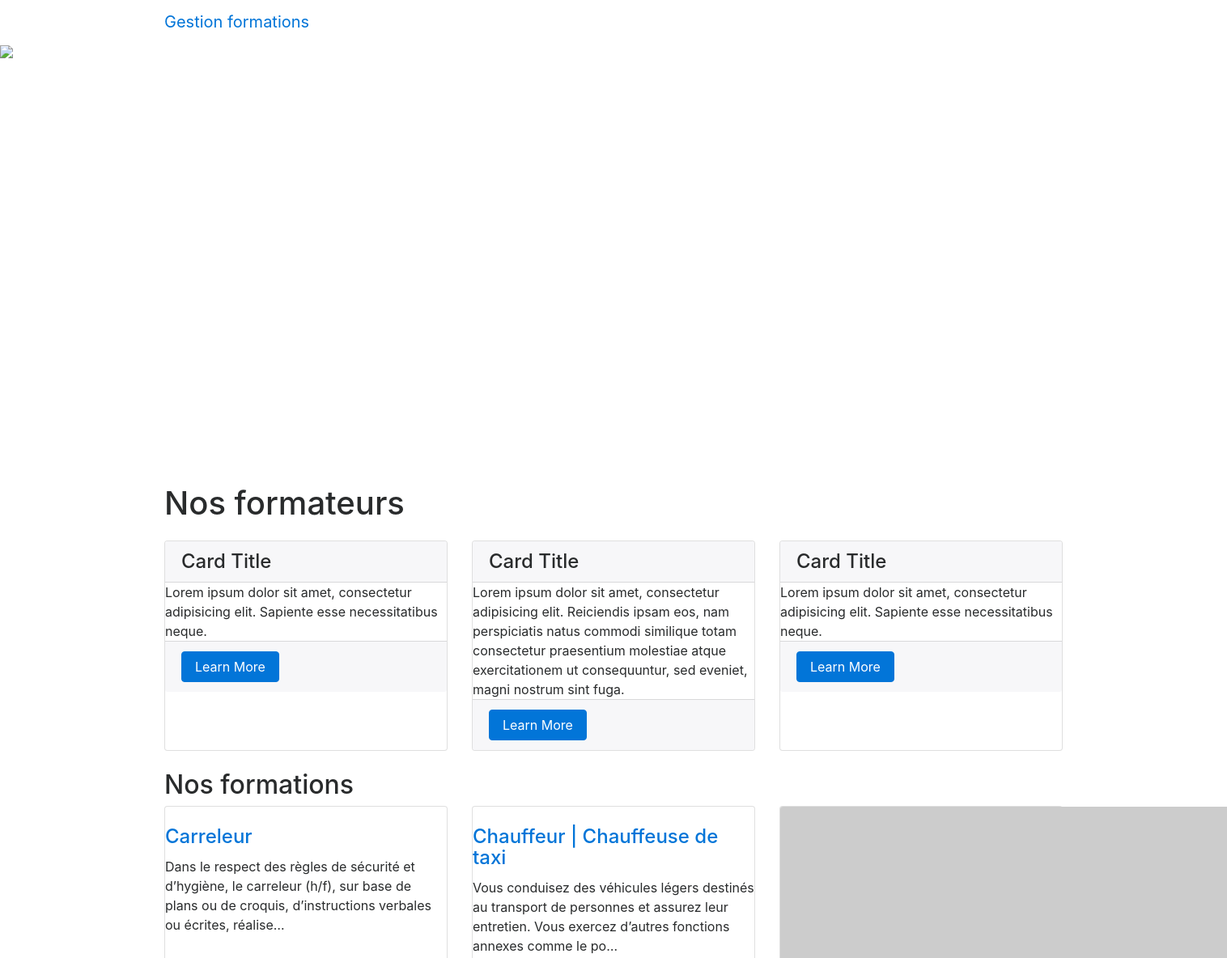
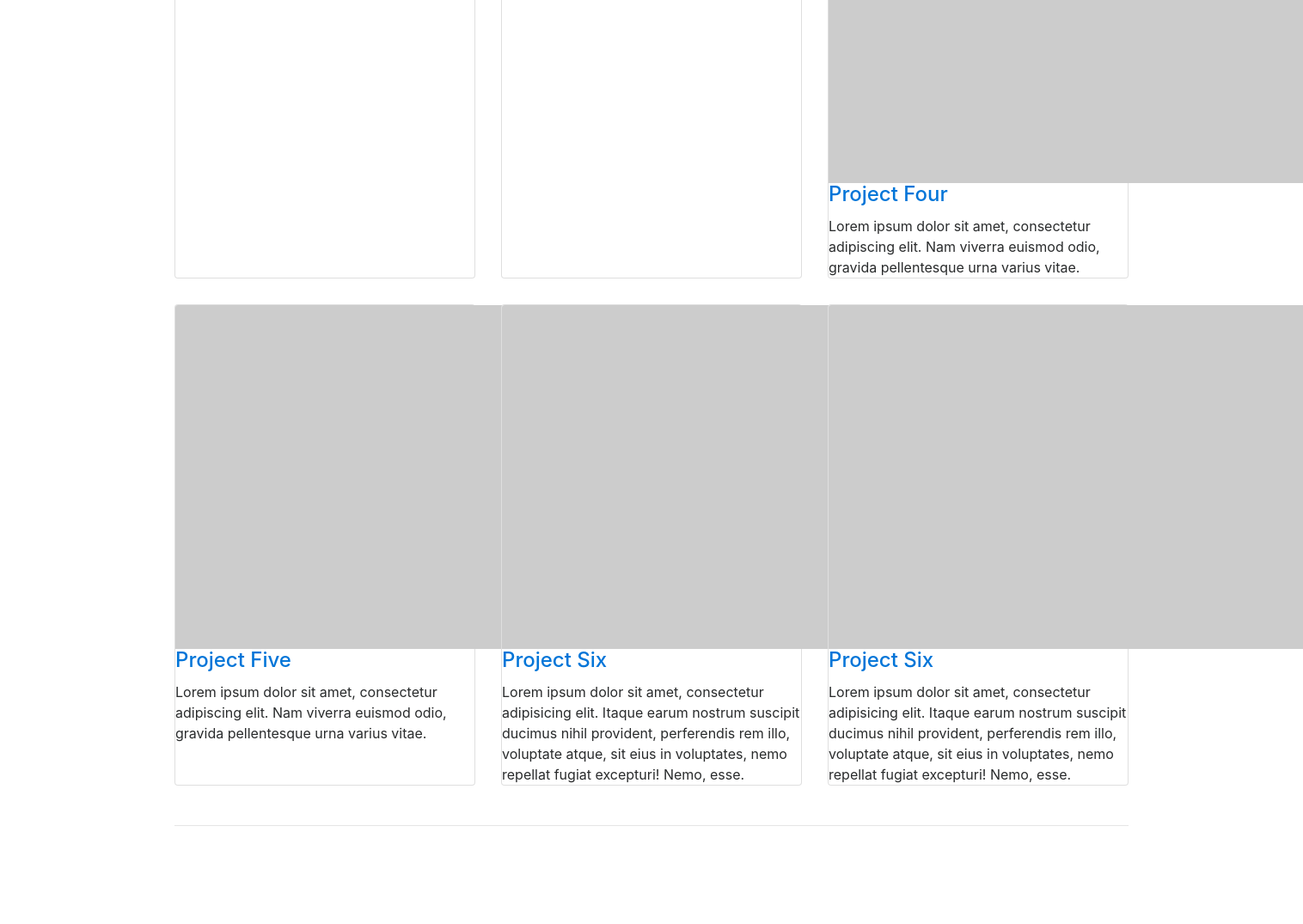
The page / on the database its author committed (2 pictures, top to bottom).
### training/models.py (models this page shows, shortened)
class Training(models.Model):
    name=models.CharField(verbose_name='Nom de la formation', max_length=150)
    description=models.TextField(verbose_name='Description')
    price=models.DecimalField(verbose_name='Prix',max_digits=6,decimal_places=2)
    category=models.ForeignKey(Category,on_delete=models.CASCADE, verbose_name='Catégorie')
    number_hours=models.IntegerField(verbose_name='Nombre d''heures')
    image_training = models.ImageField(verbose_name='Image Formation',upload_to='training', blank=True)
    image_thumbnail = ImageSpecField(source='image_training',
                                      processors=[ResizeToFill(700, 400)],
                                      format='JPEG',
                                      options={'quality': 99})
    class Meta:
        verbose_name='Formation'
        verbose_name_plural = 'Formations'

### home/views.py (the view)
# urls.py: path('',views.home,name='home'),
def home(request):
    trainings=Training.objects.all()
    return render(request,'index.html',{'trainings':trainings})

### templates/index.html (shortened to what this page needs)
<!DOCTYPE html>
<html lang="fr">
<head>
{% load static %}
  <link href="{% static 'css/bootstrap.min.css' %}" rel="stylesheet">
  <link href="{% static 'css/index.css' %}" rel="stylesheet">
</head>
<body>
  {% include 'nav.html'%}
  <header>
    <div id="carouselExampleIndicators" class="carousel slide" data-ride="carousel">
      <ol class="carousel-indicators">
        <li data-target="#carouselExampleIndicators" data-slide-to="0" class="active"></li>
        <li data-target="#carouselExampleIndicators" data-slide-to="1"></li>
        <li data-target="#carouselExampleIndicators" data-slide-to="2"></li>
      </ol>
      <div class="carousel-inner" role="listbox">
        <div class="carousel-item active">
          <img src="{% static 'img/img_accueil1.jpg' %}">
          <div class="carousel-caption d-none d-md-block">
            <h3>First Slide</h3>
            <p>This is a description for the first slide.</p>
          </div>
        </div>
      </div>
      <a class="carousel-control-prev" href="#carouselExampleIndicators" role="button" data-slide="prev">
        <span class="carousel-control-prev-icon" aria-hidden="true"></span>
      </a>
      <a class="carousel-control-next" href="#carouselExampleIndicators" role="button" data-slide="next">
        <span class="carousel-control-next-icon" aria-hidden="true"></span>
      </a>
    </div>
  </header>
  <div class="container">
    <h1 class="my-4">Nos formateurs</h1>
    <div class="row">
      <div class="col-lg-4 mb-4">
        <div class="card h-100">
          <h4 class="card-header">Card Title</h4>
          <div class="card-body">
            <p class="card-text">Lorem ipsum dolor sit amet, consectetur adipisicing elit. Sapiente esse necessitatibus neque.</p>
          </div>
          <div class="card-footer">
            <a href="#" class="btn btn-primary">Learn More</a>
          </div>
        </div>
      </div>
      <div class="col-lg-4 mb-4">
        <div class="card h-100">
          <h4 class="card-header">Card Title</h4>
          <div class="card-body">
            <p class="card-text">Lorem ipsum dolor sit amet, consectetur adipisicing elit. Reiciendis ipsam eos, nam perspiciatis natus commodi similique totam consectetur praesentium molestiae atque exercitationem ut consequuntur, sed eveniet, magni nostrum sint fuga.</p>
          </div>
          <div class="card-footer">
            <a href="#" class="btn btn-primary">Learn More</a>
          </div>
        </div>
      </div>
      <div class="col-lg-4 mb-4">
        <div class="card h-100">
          <h4 class="card-header">Card Title</h4>
          <div class="card-body">
            <p class="card-text">Lorem ipsum dolor sit amet, consectetur adipisicing elit. Sapiente esse necessitatibus neque.</p>
          </div>
          <div class="card-footer">
            <a href="#" class="btn btn-primary">Learn More</a>
          </div>
        </div>
      </div>
    </div>
    <h2>Nos formations</h2>
      <div class="row">
        {% for training in trainings %}
          <div class="col-lg-4 col-sm-6 portfolio-item">
            <div class="card h-100">
              <a href="#"><img class="card-img-top" src="{{ training.image_thumbnail.url }}" alt=""></a>
              <div class="card-body">
                <h4 class="card-title">
                  <a href="#">{{training.name}}</a>
                </h4>
                <p class="card-text">{{training.description | truncatechars:150}}</p>
              </div>
            </div>
          </div>
        {% endfor%}
        <div class="col-lg-4 col-sm-6 portfolio-item">
          <div class="card h-100">
            <a href="#"><img class="card-img-top" src="http://placehold.it/700x400" alt=""></a>
            <div class="card-body">
              <h4 class="card-title">
                <a href="#">Project Four</a>
              </h4>
              <p class="card-text">Lorem ipsum dolor sit amet, consectetur adipiscing elit. Nam viverra euismod odio, gravida pellentesque urna varius vitae.</p>
            </div>
          </div>
        </div>
        <div class="col-lg-4 col-sm-6 portfolio-item">
          <div class="card h-100">
            <a href="#"><img class="card-img-top" src="http://placehold.it/700x400" alt=""></a>
            <div class="card-body">
              <h4 class="card-title">
                <a href="#">Project Five</a>
              </h4>
              <p class="card-text">Lorem ipsum dolor sit amet, consectetur adipiscing elit. Nam viverra euismod odio, gravida pellentesque urna varius vitae.</p>
            </div>
          </div>
        </div>
        <div class="col-lg-4 col-sm-6 portfolio-item">
          <div class="card h-100">
            <a href="#"><img class="card-img-top" src="http://placehold.it/700x400" alt=""></a>
            <div class="card-body">
              <h4 class="card-title">
                <a href="#">Project Six</a>
              </h4>
              <p class="card-text">Lorem ipsum dolor sit amet, consectetur adipisicing elit. Itaque earum nostrum suscipit ducimus nihil provident, perferendis rem illo, voluptate atque, sit eius in voluptates, nemo repellat fugiat excepturi! Nemo, esse.</p>
            </div>
          </div>
        </div>
         <div class="col-lg-4 col-sm-6 portfolio-item">
          <div class="card h-100">
            <a href="#"><img class="card-img-top" src="http://placehold.it/700x400" alt=""></a>
            <div class="card-body">
              <h4 class="card-title">
                <a href="#">Project Six</a>
              </h4>
              <p class="card-text">Lorem ipsum dolor sit amet, consectetur adipisicing elit. Itaque earum nostrum suscipit ducimus nihil provident, perferendis rem illo, voluptate atque, sit eius in voluptates, nemo repellat fugiat excepturi! Nemo, esse.</p>
            </div>
          </div>
        </div>
      </div>
    <hr>
  </div>
  <footer class="py-5 bg-dark">
    <div class="container">
      <p class="m-0 text-center text-white">Copyright &copy; Your Website 2019</p>
    </div>
  </footer>
</body>
</html>

### templates/nav.html (shortened to what this page needs)
<nav class="navbar fixed-top navbar-expand-lg navbar-dark bg-dark fixed-top">
  <div class="container">
    <a class="navbar-brand" href="index.html">Gestion formations</a>
    <button class="navbar-toggler navbar-toggler-right" type="button" data-toggle="collapse" data-target="#navbarResponsive" aria-controls="navbarResponsive" aria-expanded="false" aria-label="Toggle navigation">
      <span class="navbar-toggler-icon"></span>
    </button>
  </div>
</nav>

### static/css/index.css (style rules this page uses)
body { padding-top: 56px; }
.carousel-item { height: 65vh; min-height: 300px; background: no-repeat center center scroll; -webkit-background-size: cover; -moz-background-size: cover; -o-background-size: cover; background-size: cover; }
.portfolio-item { margin-bottom: 30px; }

### rows shown on the page
Training: name "Carreleur", description "Dans le respect des règles de sécurité et d’hygiène, le carreleur (h/f), sur base de plans ou de croquis, d’instructions verbales ou écrites, réalise…"
Training: name "Chauffeur | Chauffeuse de taxi", description "Vous conduisez des véhicules légers destinés au transport de personnes et assurez leur entretien. Vous exercez d’autres fonctions annexes comme le po…"
